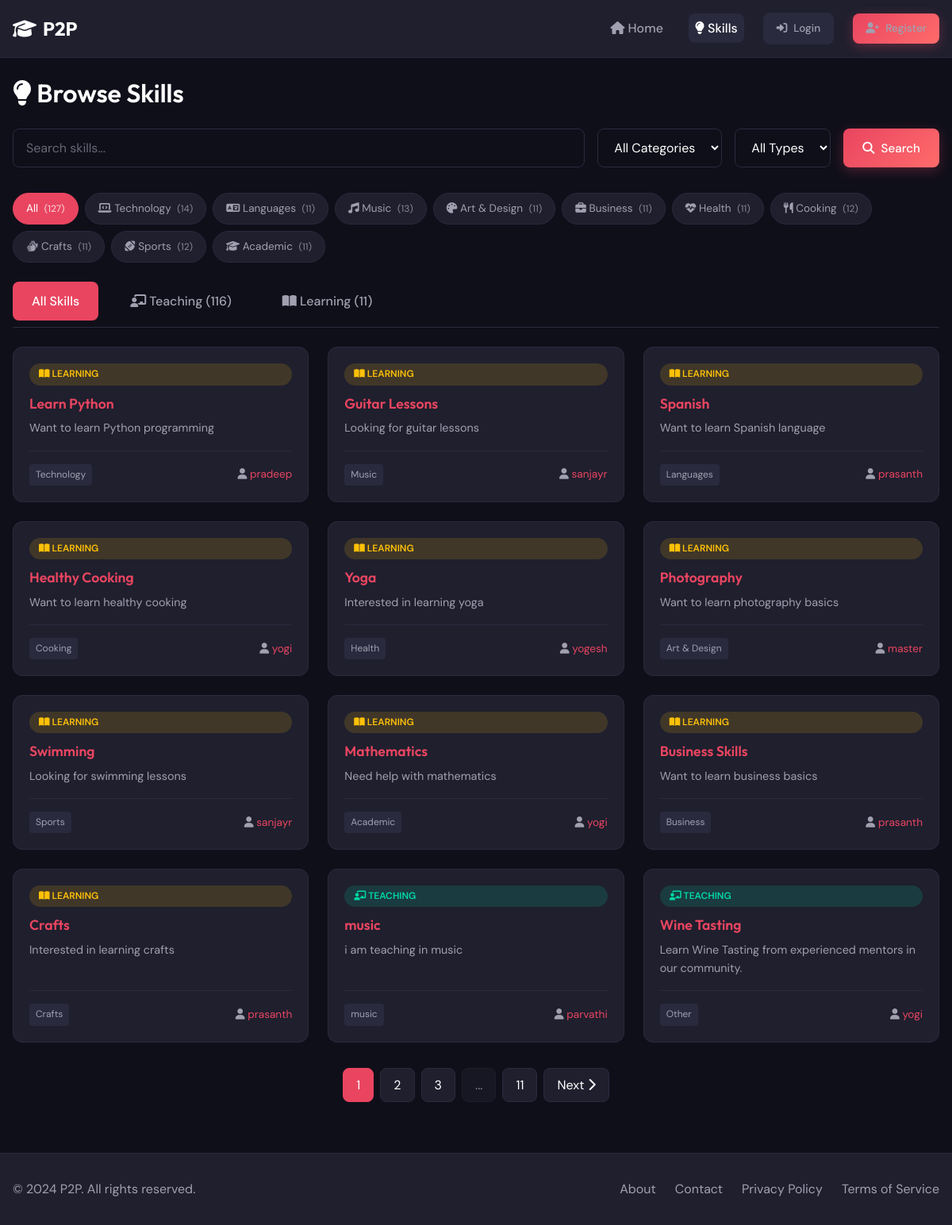
Screenshot of /skills/ with the database file from the repository.
### models.py (models this page shows, shortened)
class Skill(db.Model):
    __tablename__ = 'skills'
    id = db.Column(db.Integer, primary_key=True)
    user_id = db.Column(db.Integer, db.ForeignKey('users.id'), nullable=False, index=True)
    title = db.Column(db.String(100), nullable=False)
    description = db.Column(db.Text, nullable=False)
    category = db.Column(db.String(50), nullable=False, index=True)
    skill_type = db.Column(db.String(10), nullable=False)  # 'offered' or 'wanted'
    is_approved = db.Column(db.Boolean, default=True)
    created_at = db.Column(db.DateTime, default=datetime.utcnow)
    bookmarks = db.relationship('Bookmark', backref='skill', lazy='dynamic', cascade='all, delete-orphan')
    exchange_requests_sender = db.relationship('ExchangeRequest', foreign_keys='ExchangeRequest.sender_skill_id', backref='sender_skill', lazy='dynamic')
    exchange_requests_receiver = db.relationship('ExchangeRequest', foreign_keys='ExchangeRequest.receiver_skill_id', backref='receiver_skill', lazy='dynamic')

class User(UserMixin, db.Model):
    __tablename__ = 'users'
    id = db.Column(db.Integer, primary_key=True)
    username = db.Column(db.String(80), unique=True, nullable=False, index=True)
    email = db.Column(db.String(120), unique=True, nullable=False, index=True)
    password_hash = db.Column(db.String(256), nullable=False)
    bio = db.Column(db.Text, default='')
    location = db.Column(db.String(120), default='')
    profile_picture = db.Column(db.String(255), default='default.png')
    signature_image = db.Column(db.String(255), nullable=True)  # Instructor signature image
    rating = db.Column(db.Float, default=0.0)
    is_admin = db.Column(db.Boolean, default=False)
    is_banned = db.Column(db.Boolean, default=False)
    created_at = db.Column(db.DateTime, default=datetime.utcnow)
    skills_offered = db.relationship('Skill', foreign_keys='Skill.user_id', backref='owner', lazy='dynamic')
    exchange_sent = db.relationship('ExchangeRequest', foreign_keys='ExchangeRequest.sender_id', backref='sender', lazy='dynamic')
    exchange_received = db.relationship('ExchangeRequest', foreign_keys='ExchangeRequest.receiver_id', backref='receiver', lazy='dynamic')
    messages_sent = db.relationship('Message', foreign_keys='Message.sender_id', backref='sender', lazy='dynamic')
    messages_received = db.relationship('Message', foreign_keys='Message.receiver_id', backref='receiver', lazy='dynamic')
    bookmarks = db.relationship('Bookmark', backref='user', lazy='dynamic', cascade='all, delete-orphan')
    reviews_given = db.relationship('Review', foreign_keys='Review.reviewer_id', backref='reviewer', lazy='dynamic')
    reviews_received = db.relationship('Review', foreign_keys='Review.reviewed_id', backref='reviewed', lazy='dynamic')
    reports_made = db.relationship('Report', foreign_keys='Report.reporter_id', backref='reporter', lazy='dynamic')
    reports_received = db.relationship('Report', foreign_keys='Report.reported_id', backref='reported', lazy='dynamic')

### routes/skills.py (the view)
@skills_bp.route('/')
def index():
    page = request.args.get('page', 1, type=int)
    category = request.args.get('category', '')
    skill_type = request.args.get('type', '')
    search = request.args.get('q', '')
    query = Skill.query.filter_by(is_approved=True)
    if category:
        query = query.filter(sqlalchemy.func.lower(Skill.category) == category.lower())
    if skill_type:
        query = query.filter_by(skill_type=skill_type)
    if search:
        query = query.filter(
            (Skill.title.ilike(f'%{search}%')) |
            (Skill.description.ilike(f'%{search}%'))
        )
    skills = query.order_by(Skill.created_at.desc()).paginate(
        page=page, per_page=12, error_out=False
    )
    teaching_count = Skill.query.filter_by(skill_type='offered', is_approved=True).count()
    learning_count = Skill.query.filter_by(skill_type='wanted', is_approved=True).count()
    category_counts_raw = db.session.query(
        func.lower(Skill.category).label('category'),
        func.count(Skill.id).label('count')
    ).filter(
        Skill.is_approved == True
    ).group_by(
        func.lower(Skill.category)
    ).all()
    category_counts = {}
    total_all = 0
    for cat, count in category_counts_raw:
        category_counts[cat.capitalize()] = count
        total_all += count
    category_counts['All'] = total_all
    return render_template('skills/skills.html', skills=skills, teaching_count=teaching_count, learning_count=learning_count, category_counts=category_counts)

### templates/skills/skills.html (shortened to what this page needs)
{% extends "base.html" %}
{% from "macros/avatar.html" import user_avatar %}
{% block content %}
<div class="container mt-3">
    <div class="flex-between mb-3">
        <h1><i class="fas fa-lightbulb"></i> Browse Skills</h1>
    </div>
    <div class="search-container">
        <form method="GET" action="{{ url_for('skills.index') }}" class="d-flex gap-2" style="flex-grow: 1;">
            <input type="text" name="q" class="form-control" placeholder="Search skills..." value="{{ request.args.get('q', '') }}">
            <select name="category" class="form-control" style="width: 200px;">
                <option value="">All Categories</option>
            </select>
            <select name="type" class="form-control" style="width: 150px;">
                <option value="">All Types</option>
            </select>
            <button type="submit" class="btn btn-primary">
                <i class="fas fa-search"></i> Search
            </button>
        </form>
    </div>
    {% set category_display_names = {
        'technology': 'Technology',
        'languages': 'Languages',
        'music': 'Music',
        'art & design': 'Art & Design',
        'business': 'Business',
        'health': 'Health',
        'cooking': 'Cooking',
        'crafts': 'Crafts',
        'sports': 'Sports',
        'academic': 'Academic',
        'other': 'Other'
    } %}
    <div class="category-filters mb-3">
        <a href="{{ url_for('skills.index', type=request.args.get('type', '')) }}" class="category-btn {% if not request.args.get('category') %}active{% endif %}">
            All <span class="category-count">({{ category_counts.get('All', 0) }})</span>
        </a>
        <a href="{{ url_for('skills.index', category='Technology', type=request.args.get('type', '')) }}" class="category-btn {% if request.args.get('category') == 'Technology' %}active{% endif %}">
            <i class="fas fa-laptop-code"></i> Technology <span class="category-count">({{ category_counts.get('Technology', 0) }})</span>
        </a>
        <a href="{{ url_for('skills.index', category='Languages', type=request.args.get('type', '')) }}" class="category-btn {% if request.args.get('category') == 'Languages' %}active{% endif %}">
            <i class="fas fa-language"></i> Languages <span class="category-count">({{ category_counts.get('Languages', 0) }})</span>
        </a>
        <a href="{{ url_for('skills.index', category='Music', type=request.args.get('type', '')) }}" class="category-btn {% if request.args.get('category') == 'Music' %}active{% endif %}">
            <i class="fas fa-music"></i> Music <span class="category-count">({{ category_counts.get('Music', 0) }})</span>
        </a>
        <a href="{{ url_for('skills.index', category='Art & Design', type=request.args.get('type', '')) }}" class="category-btn {% if request.args.get('category') == 'Art & Design' %}active{% endif %}">
            <i class="fas fa-palette"></i> Art & Design <span class="category-count">({{ category_counts.get('Art & design', 0) }})</span>
        </a>
        <a href="{{ url_for('skills.index', category='Business', type=request.args.get('type', '')) }}" class="category-btn {% if request.args.get('category') == 'Business' %}active{% endif %}">
            <i class="fas fa-briefcase"></i> Business <span class="category-count">({{ category_counts.get('Business', 0) }})</span>
        </a>
        <a href="{{ url_for('skills.index', category='Health', type=request.args.get('type', '')) }}" class="category-btn {% if request.args.get('category') == 'Health' %}active{% endif %}">
            <i class="fas fa-heartbeat"></i> Health <span class="category-count">({{ category_counts.get('Health', 0) }})</span>
        </a>
        <a href="{{ url_for('skills.index', category='Cooking', type=request.args.get('type', '')) }}" class="category-btn {% if request.args.get('category') == 'Cooking' %}active{% endif %}">
            <i class="fas fa-utensils"></i> Cooking <span class="category-count">({{ category_counts.get('Cooking', 0) }})</span>
        </a>
        <a href="{{ url_for('skills.index', category='Crafts', type=request.args.get('type', '')) }}" class="category-btn {% if request.args.get('category') == 'Crafts' %}active{% endif %}">
            <i class="fas fa-hands"></i> Crafts <span class="category-count">({{ category_counts.get('Crafts', 0) }})</span>
        </a>
        <a href="{{ url_for('skills.index', category='Sports', type=request.args.get('type', '')) }}" class="category-btn {% if request.args.get('category') == 'Sports' %}active{% endif %}">
            <i class="fas fa-football-ball"></i> Sports <span class="category-count">({{ category_counts.get('Sports', 0) }})</span>
        </a>
        <a href="{{ url_for('skills.index', category='Academic', type=request.args.get('type', '')) }}" class="category-btn {% if request.args.get('category') == 'Academic' %}active{% endif %}">
            <i class="fas fa-graduation-cap"></i> Academic <span class="category-count">({{ category_counts.get('Academic', 0) }})</span>
        </a>
    </div>
    <div class="skill-type-tabs mb-3">
        <a href="{{ url_for('skills.index', category=request.args.get('category', ''), type='') }}" class="type-tab {% if not request.args.get('type') %}active{% endif %}">
            All Skills
        </a>
        <a href="{{ url_for('skills.index', category=request.args.get('category', ''), type='offered') }}" class="type-tab {% if request.args.get('type') == 'offered' %}active{% endif %}">
            <i class="fas fa-chalkboard-teacher"></i> Teaching ({{ teaching_count }})
        </a>
        <a href="{{ url_for('skills.index', category=request.args.get('category', ''), type='wanted') }}" class="type-tab {% if request.args.get('type') == 'wanted' %}active{% endif %}">
            <i class="fas fa-book-open"></i> Learning ({{ learning_count }})
        </a>
    </div>
    {% if skills.items %}
    <div class="skills-grid">
        {% for skill in skills.items %}
        <div class="skill-card">
            <span class="skill-type {{ skill.skill_type }}">
                {% if skill.skill_type == 'offered' %}<i class="fas fa-chalkboard-teacher"></i> Teaching{% else %}<i class="fas fa-book-open"></i> Learning{% endif %}
            </span>
            <h3><a href="{{ url_for('skills.detail', skill_id=skill.id) }}">{{ skill.title }}</a></h3>
            <p>{{ skill.description }}</p>
            <div class="skill-meta">
                <span class="skill-category">{{ skill.category }}</span>
                <span><i class="fas fa-user"></i> <a href="{{ url_for('main.user_profile', user_id=skill.owner.id) }}">{{ skill.owner.username }}</a></span>
            </div>
        </div>
        {% endfor %}
    </div>
    {% if skills.pages > 1 %}
    <div class="pagination">
        {% for page_num in skills.iter_pages(left_edge=1, right_edge=1, left_current=2, right_current=2) %}
            {% if page_num %}
                <a href="{{ url_for('skills.index', page=page_num, q=request.args.get('q', ''), category=request.args.get('category', ''), type=request.args.get('type', '')) }}" class="page-item {% if page_num == skills.page %}active{% endif %}">
                    {{ page_num }}
                </a>
            {% else %}
                <span class="page-item disabled">...</span>
            {% endif %}
        {% endfor %}
        {% if skills.has_next %}
        <a href="{{ url_for('skills.index', page=skills.next_num, q=request.args.get('q', ''), category=request.args.get('category', ''), type=request.args.get('type', '')) }}" class="page-item">
            Next <i class="fas fa-chevron-right"></i>
        </a>
        {% endif %}
    </div>
    {% endif %}
    {% else %}
    <div class="empty-state">
        <div class="empty-state-icon"><i class="fas fa-lightbulb"></i></div>
        <p>No skills found. Be the first to add one!</p>
        <a href="{{ url_for('skills.add') }}" class="btn btn-primary mt-2">Add Skill</a>
    </div>
    {% endif %}
</div>
{% endblock %}

### rows the page displays
Skill: skill_type "wanted" (drawn), title "Learn Python", description "Want to learn Python programming", category "Technology", owner.username "pradeep"
Skill: skill_type "wanted" (drawn), title "Guitar Lessons", description "Looking for guitar lessons", category "Music", owner.username "sanjayr"
Skill: skill_type "wanted" (drawn), title "Spanish", description "Want to learn Spanish language", category "Languages", owner.username "prasanth"
Skill: skill_type "wanted" (drawn), title "Healthy Cooking", description "Want to learn healthy cooking", category "Cooking", owner.username "yogi"
Skill: skill_type "wanted" (drawn), title "Yoga", description "Interested in learning yoga", category "Health", owner.username "yogesh"
Skill: skill_type "wanted" (drawn), title "Photography", description "Want to learn photography basics", category "Art & Design", owner.username "master"
Skill: skill_type "wanted" (drawn), title "Swimming", description "Looking for swimming lessons", category "Sports", owner.username "sanjayr"
Skill: skill_type "wanted" (drawn), title "Mathematics", description "Need help with mathematics", category "Academic", owner.username "yogi"
Skill: skill_type "wanted" (drawn), title "Business Skills", description "Want to learn business basics", category "Business", owner.username "prasanth"
Skill: skill_type "wanted" (drawn), title "Crafts", description "Interested in learning crafts", category "Crafts", owner.username "prasanth"
Skill: skill_type "offered" (drawn), title "music", description "i am teaching in music", category "music", owner.username "parvathi"
Skill: skill_type "offered" (drawn), title "Wine Tasting", description "Learn Wine Tasting from experienced mentors in our community.", category "Other", owner.username "yogi"

### other values shown
{{ category_counts.get('All', 0) }} "127"
{{ category_counts.get('Technology', 0) }} "14"
{{ category_counts.get('Languages', 0) }} "11"
{{ category_counts.get('Music', 0) }} "13"
{{ category_counts.get('Art & design', 0) }} "11"
{{ category_counts.get('Business', 0) }} "11"
{{ category_counts.get('Health', 0) }} "11"
{{ category_counts.get('Cooking', 0) }} "12"
{{ category_counts.get('Crafts', 0) }} "11"
{{ category_counts.get('Sports', 0) }} "12"
{{ category_counts.get('Academic', 0) }} "11"
{{ teaching_count }} "116"
{{ learning_count }} "11"
{{ page_num }} "1" "2" "3" "11"
